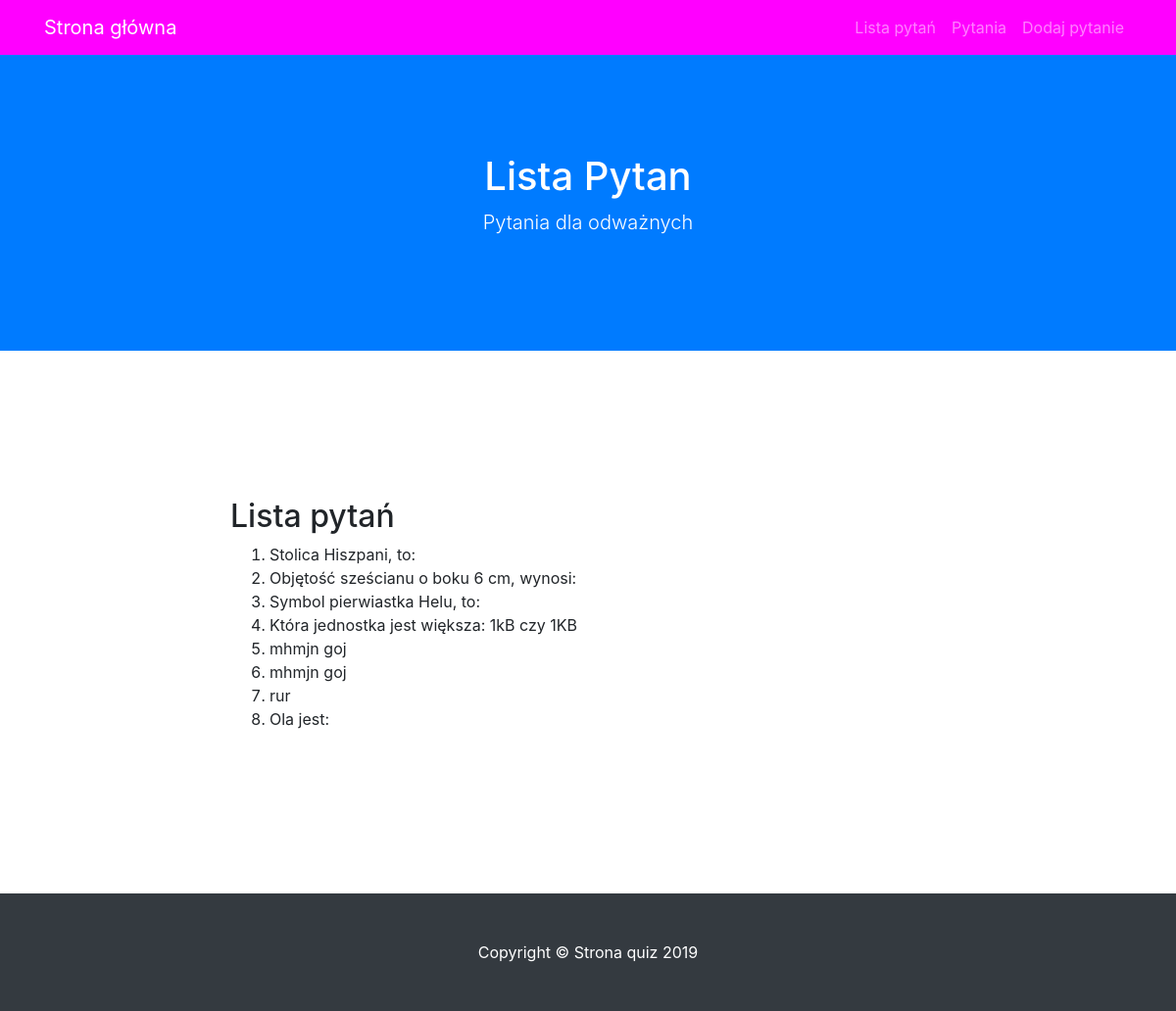
The app's page /lista, older data.
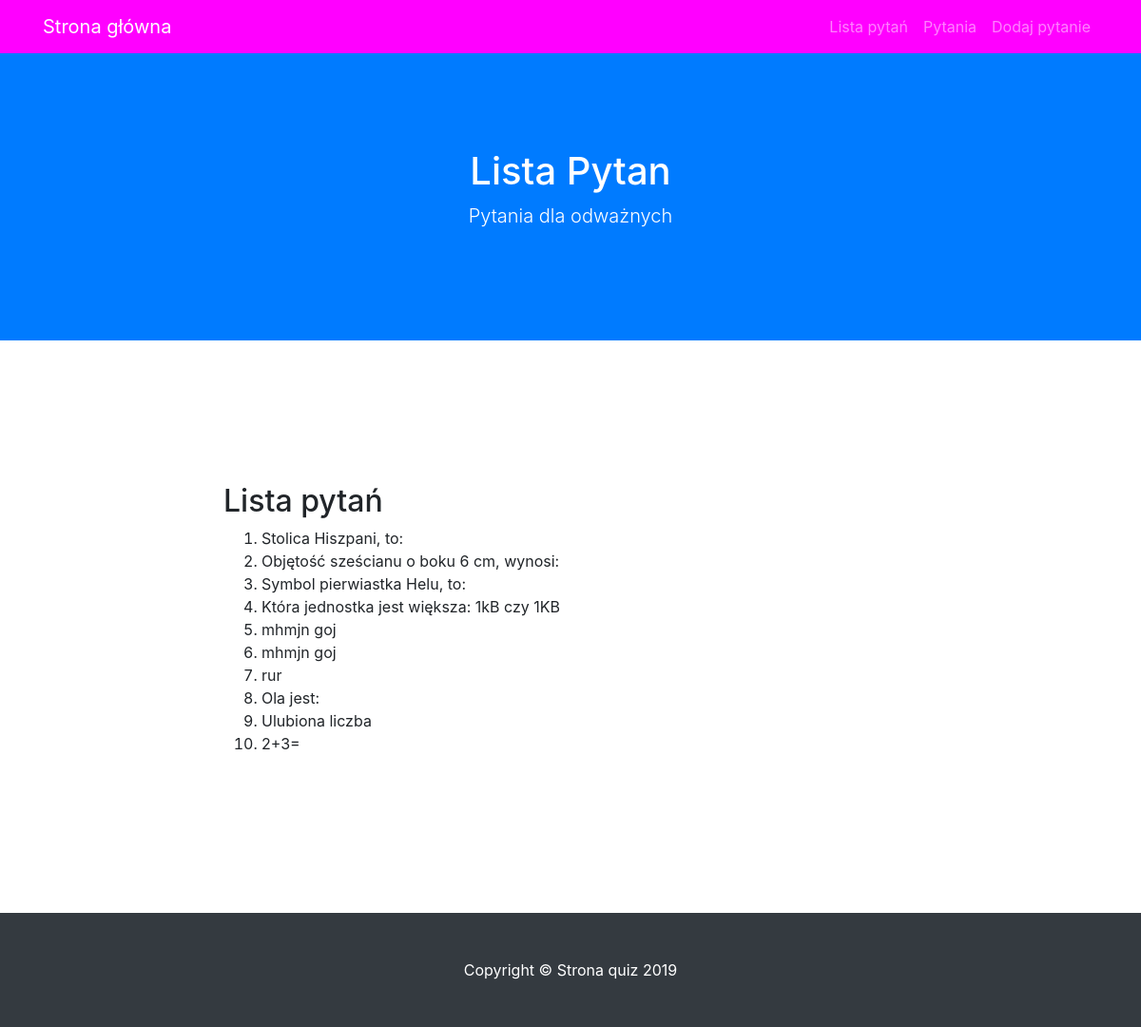
The same page, newer data.
### modele.py (models this page shows)
class BazaModel(Model):
    class Meta:
        database = baza

class Pytanie(BazaModel):
    pytanie = CharField(null=False)
    kategoria = ForeignKeyField(Kategoria, related_name='pytania')

### views.py (the view)
@app.route('/lista')
def lista():
    pytania = Pytanie.select()
    return render_template('lista.html', query = pytania)

### app.py (called while the page is built)
@app.before_request
def before_request():
    g.db = baza
    g.db.connect(reuse_if_open=True)

@app.after_request
def after_request(response):
    g.db.close()
    return response

### templates/lista.html (shortened to what this page needs)
{% extends "szablon.html" %}
{% block h1 %} Lista Pytan {% endblock %}
{% block tresc %}
    <h2> Lista pytań</h2>
    <ol>
    {% for p in query %}
        <li>{{ p.pytanie }} </li>
    {% endfor %}
   </ol>
{% endblock %}

Row changes from the older to the newer data that the page shows:
added Pytanie: pytanie "Ulubiona liczba"
added Pytanie: pytanie "2+3="
